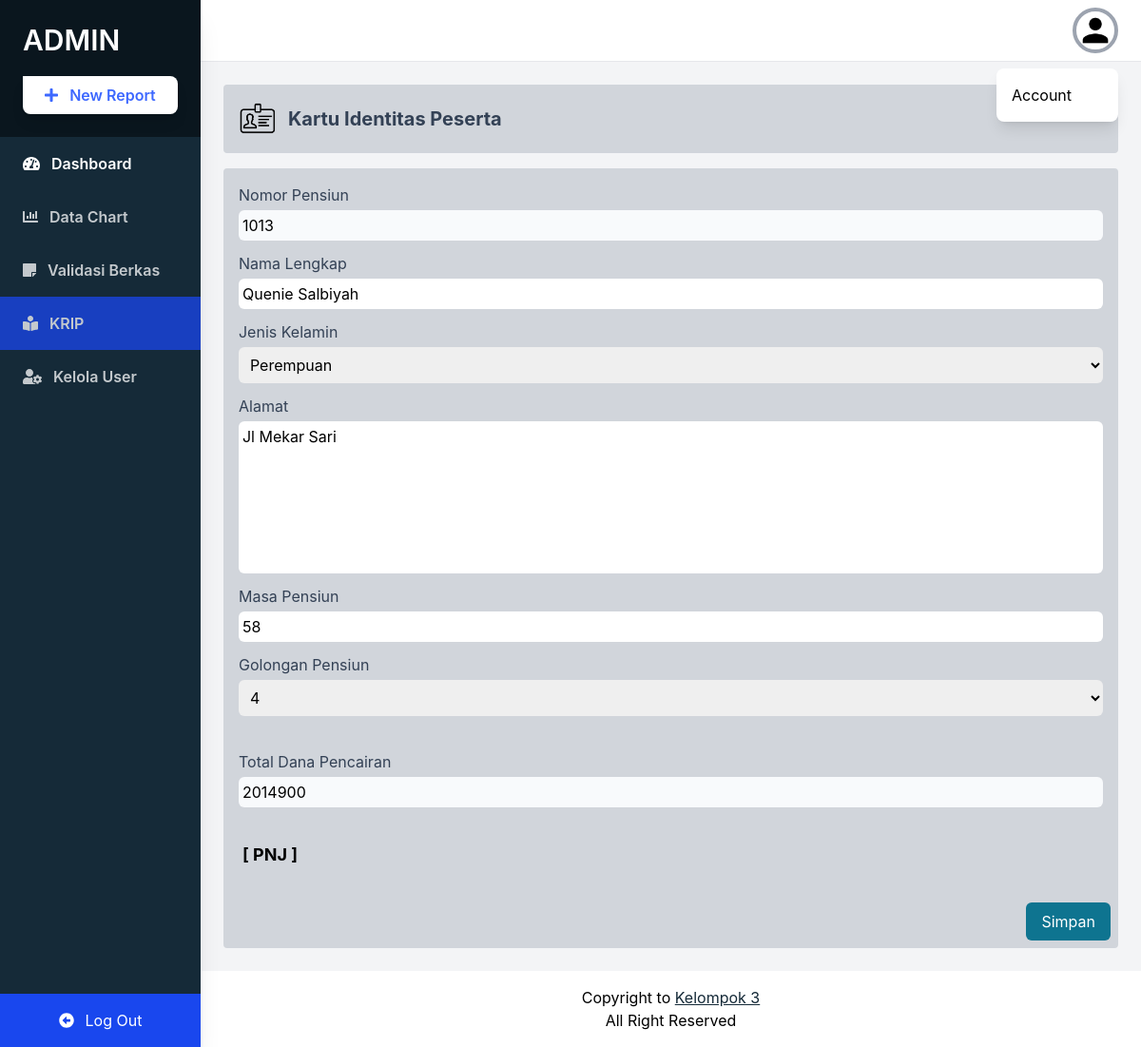
The page /Public/Admin/krip-edit.php?np=1013 (signed in) on the database its author committed.
### tables this page shows
CREATE TABLE `data_diri` (
  `np` int(100) NOT NULL,
  `id_user` int(100) NOT NULL,
  `nama` varchar(100) NOT NULL,
  `nip` int(100) NOT NULL,
  `tempat_lahir` varchar(100) NOT NULL,
  `tanggal_lahir` date NOT NULL,
  `agama` varchar(100) NOT NULL,
  `jenis_kelamin` varchar(100) NOT NULL,
  `alamat` varchar(100) NOT NULL,
  `no_telp` varchar(100) NOT NULL,
  `email` varchar(100) NOT NULL,
  `status_keluarga` varchar(100) NOT NULL,
  `instansi` varchar(100) NOT NULL,
  `tgl_pegawai` date NOT NULL,
  `golongan` int(100) NOT NULL,
  `jabatan` varchar(100) NOT NULL,
  `usia_pensiun` int(100) NOT NULL,
  `iuran_perbulan` int(100) NOT NULL,
  `status_berkas` varchar(100) NOT NULL
);

CREATE TABLE `dana` (
  `golongan` int(100) NOT NULL,
  `total_dana` int(100) NOT NULL
);

### Public/Functions/function-krip.php (called while the page is built, shortened)
<?php
    $conn = mysqli_connect("localhost", "root", "", "aplikasi-pensiun");
    function query($query){
        global $conn;
        $result = mysqli_query($conn, $query);
        $rows = [];
        while ($row = mysqli_fetch_assoc($result)) {
            $rows[] = $row;
        }
        return $rows;
    }
?>

### Public/Admin/krip-edit.php (the view, shortened to what this page needs)
<?php
  require_once("../Functions/function-krip.php");
  $id = $_GET['np'];
  $data = query("SELECT np, nama, nip, tempat_lahir, tanggal_lahir, agama, jenis_kelamin, alamat, no_telp, email, status_keluarga, instansi, tgl_pegawai, data_diri.golongan, dana.total_dana, jabatan, usia_pensiun, iuran_perbulan, status_berkas FROM data_diri JOIN dana ON data_diri.golongan = dana.golongan WHERE data_diri.np = $id")[0];
$id = $_SESSION['id_user'];
$data_foto = query("SELECT * FROM user WHERE id_user  = $id")[0];
?>
<!DOCTYPE html>
<html lang="en">
  <head>
    <script src="https://cdn.tailwindcss.com"></script>
  </head>
  <body class="bg-gray-100 font-family-inter flex">
  <aside class="relative bg-[#152A38] h-screen w-64 hidden sm:block shadow-xl">
        <div class="p-6 bg-[#0A161E]">
            <a href="index.php?id=<?= $_SESSION['id_user'] ?>" class="text-white text-3xl font-semibold uppercase hover:text-gray-300">Admin</a>
            <button class="w-full bg-white cta-btn font-semibold py-2 mt-5 rounded-br-lg rounded-bl-lg rounded-tr-lg shadow-lg hover:shadow-xl hover:bg-gray-300 flex items-center justify-center">
                <i class="fas fa-plus mr-3"></i> New Report
            </button>
        </div>
        <nav class="text-white text-base font-semibold pt-0">
            <a href="index.php?id=<?= $_SESSION['id_user'] ?>" class="flex items-center text-white py-4 pl-6 nav-item">
                <i class="fas fa-tachometer-alt mr-3"></i>
                Dashboard
            </a>
            <a href="datachart.php?id=<?= $_SESSION['id_user'] ?>" class="flex items-center text-white opacity-75 hover:opacity-100 py-4 pl-6 nav-item">
              <i class="fas fa-chart-bar mr-3"></i>
                Data Chart
            </a>
            <a href="validasi.php?id=<?= $_SESSION['id_user'] ?>" class="flex items-center text-white opacity-75 hover:opacity-100 py-4 pl-6 nav-item">
                <i class="fas fa-sticky-note mr-3"></i>
                Validasi Berkas
            </a>
            <a href="krip.php?id=<?= $_SESSION['id_user'] ?>" class="flex items-center active-nav-link text-white opacity-75 hover:opacity-100 py-4 pl-6 nav-item">
              <i class="fas fa-book-reader mr-3"></i>
              KRIP
            </a>
            <a href="user.php?id=<?= $_SESSION['id_user'] ?>" class="flex items-center text-white opacity-75 hover:opacity-100 py-4 pl-6 nav-item">
                <i class="fas fa-user-cog mr-3"></i>
                Kelola User
            </a>
        </nav>
      <a href="../Login/logout.php" class="absolute w-full upgrade-btn bottom-0 active-nav-link text-white flex items-center justify-center py-4">
        <i class="fas fa-arrow-alt-circle-left mr-3"></i>
        Log Out
      </a>
    </aside>
    <div class="w-full flex flex-col h-screen overflow-y-hidden">
        <header class="w-full items-center bg-white py-2 px-6 hidden sm:flex">
            <div x-data="{ isOpen: false }" class="relative w-1/2 flex justify-end">
                <button @click="isOpen = !isOpen" class="realtive z-10 w-12 h-12 rounded-full overflow-hidden border-4 border-gray-400 hover:border-gray-300 focus:border-gray-300 focus:outline-none">
                  <?php if ($data_foto["foto"] > 0) : ?>
                    <img src="../../dist/images/<?= $data_foto["foto"]; ?>">
                  <?php else : ?>
                    <img src="../../dist/images/Profile.png">
                  <?php endif ?>
                </button>
                <button x-show="isOpen" @click="isOpen = false" class="h-full w-full fixed inset-0 cursor-default"></button>
                <div x-show="isOpen" class="absolute w-32 bg-white rounded-lg shadow-lg py-2 mt-16">
                    <a href="cekakun.php?id=<?= $_SESSION['id_user'] ?>" class="block px-4 py-2 account-link hover:text-white">Account</a>
                </div>
            </div>
        </header>
      <div class="w-full h-screen overflow-x-hidden border-t flex flex-col">
        <main class="w-full flex-grow p-6">
          <div class="flex gap-3 items-center bg-gray-300 p-4 rounded">
            <img src="../../dist/images/icon-peserta.png" alt="" width="40px" />
            <h1 class="font-bold text-xl text-slate-700">Kartu Identitas Peserta</h1>
          </div>
          <div class="mt-4 bg-gray-300 p-4 rounded relative">
            <form action="" method="post">
              <label for="np">
                <span class="text-slate-700">Nomor Pensiun</span>
                <input type="number" name="np" id="np" disabled class="block rounded-md w-full p-1 focus:outline-none focus:ring-2 ring-sky-500 mt-1 mb-3 bg-slate-50" value="<?= $data['np']; ?>">
              </label>
              <label for="nama_lengkap">
                <span class="text-slate-700">Nama Lengkap</span>
                <input type="text" name="nama_lengkap" id="nama_lengkap" class="block rounded-md p-1 w-full focus:outline-none focus:ring-2 ring-sky-500 mt-1 mb-3" value="<?= $data['nama']; ?>"/>
              </label>
              <label for="jenis_kelamin">
                <span class="text-slate-700">Jenis Kelamin</span>
                <select name="jenis_kelamin" id="jenis_kelamin" class="block w-full p-2 rounded-md mt-1 mb-3 focus:outline-none focus:ring-2 ring-sky-500">
                  <option value="Perempuan" selected=<?php if( $data['jenis_kelamin'] == 'Perempuan' ){echo"selected";} ?>>Perempuan</option>
                </select>
              </label>
              <label for="alamat">
                <span class="text-slate-700">Alamat</span>
                <textarea name="alamat" id="alamat" class="block resize-none p-1 w-full rounded-md h-40 focus:outline-none focus:ring-2 ring-sky-500 mt-1 mb-3"><?= $data['alamat'] ?></textarea>
              </label>
              <label for="masa_pensiun">
                <span class="text-slate-700">Masa Pensiun</span>
                <input type="number" name="masa_pensiun" id="masa_pensiun" class="block p-1 rounded-md w-full focus:outline-none focus:ring-2 ring-sky-500 mt-1 mb-3" value="<?= $data['usia_pensiun']; ?>" />
              </label>
              <label for="golongan_pensiun">
                <span class="text-slate-700">Golongan Pensiun</span>
                <select name="golongan_pensiun" id="golongan_pensiun" class="block w-full p-2 rounded-md mt-1 mb-3 focus:outline-none focus:ring-2 ring-sky-500">
                  <option value="4" selected=<?php if( $data['golongan'] == '4' ){echo"selected";} ?>>4</option>
                </select>
              </label>
              <br />
              <label for="total_dana_pencairan">
                <span class="text-slate-700">Total Dana Pencairan</span>
                <input type="number" name="total_dana_pencairan" id="total_dana_pencairan" disabled value="<?= $data['total_dana']?>" class="block p-1 rounded-md w-full focus:outline-none focus:ring-2 ring-sky-500 mt-1 mb-3 bg-slate-50" />
              </label>
              <section class="absolute left-5 bottom-17 text-lg font-bold">[ <?= $data['instansi'] ?> ]</section>
              <br /><br /><br /><br /><br />
              <button value="submit" name="submit" id="submit" class="absolute right-2 bottom-2 py-2 px-4 bg-cyan-700 rounded-md hover:bg-cyan-800 text-white">Simpan</button>
            </form>
          </div>
        </main>
        <footer class="w-full bg-white text-center p-4">
            Copyright to <a target="_blank" href="https://github.com/Queniex/Aplikasi-Pensiun" class="underline text-[#152A38] hover:text-blue-500">Kelompok 3</a><br>
            All Right Reserved
        </footer>
      </div>
    </div>
  </body>
</html>

### Public/Admin/krip-edit.php (style rules this page uses)
.font-family-inter { font-family: "Inter", sans-serif; }
.cta-btn { color: #3d68ff; }
.upgrade-btn { background: #1947ee; }
.active-nav-link { background: #1947ee; }

### rows shown on the page
data_diri: np "1013", nama_lengkap "Quenie Salbiyah", jenis_kelamin "Perempuan", alamat "Jl Mekar Sari", masa_pensiun "58", golongan_pensiun "4", total_dana_pencairan "2014900", instansi "PNJ"
